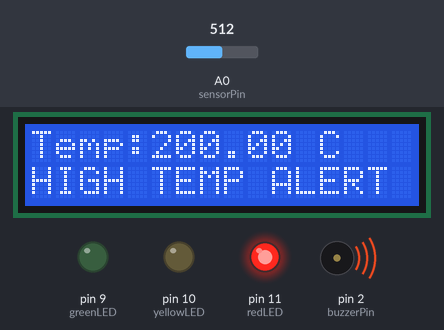
Recording of a sketch running on a simulated Arduino Uno, built with avr-gcc and run on an emulated ATmega328P. Parts: 16×2 character LCD, output pins drawn as LEDs (lit = HIGH), buzzer (waves = sounding). Inputs (shaded band) come from the test bench; at power-on: A0 (sensorPin) = 512. What the sketch prints to the serial monitor is not drawn.

Above: at 1.2 s.
1.3 s: A0 (sensorPin) set to 182
At 2.7 s:
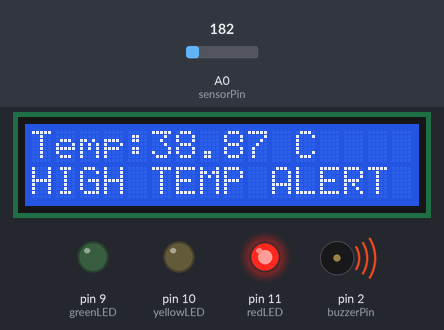
3.0 s: A0 (sensorPin) set to 167
At 3.6 s:
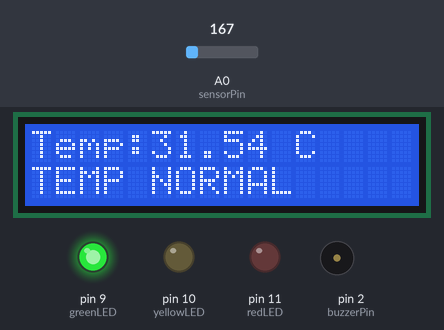
4.6 s: A0 (sensorPin) set to 128
At 5.5 s:
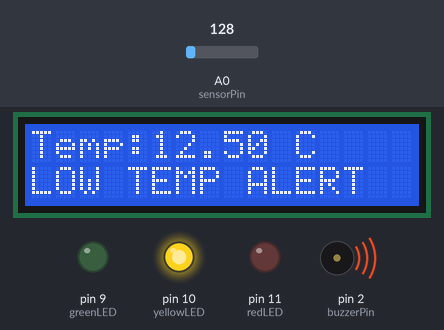
6.1 s: A0 (sensorPin) set to 122
At 7.3 s:
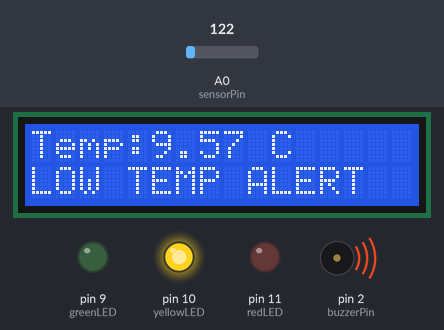
Timing chart, 0 to 9.1 s (numbered marks = the images above; inputs shaded):
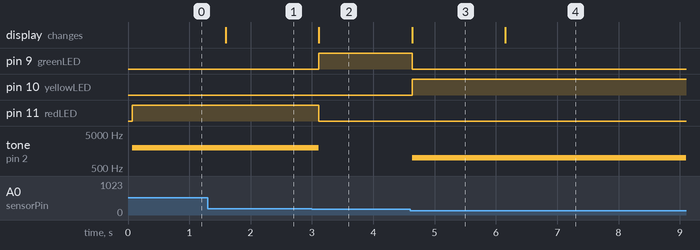

Measured:
- the behaviour switches between 175 and 174 on A0 (sensorPin) (found by bisection; images 1 and 2)
- the behaviour switches between 144 and 143 on A0 (sensorPin) (found by bisection; images 2 and 3)
- after the input at 1.3 s, the display: changes after 0.29 s (image 1)
- after the input at 3.0 s, pin 9 (greenLED): LOW → HIGH after 0.11 s; pin 11 (redLED): HIGH → LOW after 0.11 s; tone on pin 2 (buzzerPin): 2000 Hz → silent after 0.11 s; the display: changes after 0.11 s (image 2)
- after the input at 4.6 s, pin 9 (greenLED): HIGH → LOW at once; pin 10 (yellowLED): LOW → HIGH at once; tone on pin 2 (buzzerPin): silent → 1000 Hz at once; the display: changes at once (image 3)
- after the input at 6.1 s, the display: changes after 0.05 s (image 4)

The sketch:

temp_monitoring_system.ino
```cpp
// C++ code
//
#include <LiquidCrystal.h>

LiquidCrystal lcd(8,7,6,5,4,3);

int sensorPin = A0;
int buzzerPin = 2;

int greenLED = 9;
int yellowLED = 10;
int redLED = 11;

float lowThreshold = 20.0;
float highThreshold = 35.0;

void setup()
{
  Serial.begin(9600);
  lcd.begin(16,2);

  pinMode(buzzerPin, OUTPUT);

  pinMode(greenLED, OUTPUT);
  pinMode(yellowLED, OUTPUT);
  pinMode(redLED, OUTPUT);
}

void loop()
{
  int reading = analogRead(sensorPin);

  float voltage = reading * 5.0 / 1024.0;
  float temperatureC = (voltage - 0.5) * 100.0;

  Serial.print("Temperature: ");
  Serial.println(temperatureC);

  lcd.clear();

  lcd.setCursor(0,0);
  lcd.print("Temp:");
  lcd.print(temperatureC);
  lcd.print(" C");

  if (temperatureC < lowThreshold)
  {
    lcd.setCursor(0,1);
    lcd.print("LOW TEMP ALERT");

    digitalWrite(yellowLED, HIGH);
    digitalWrite(greenLED, LOW);
    digitalWrite(redLED, LOW);

    tone(buzzerPin, 1000);
  }
  else if (temperatureC > highThreshold)
  {
    lcd.setCursor(0,1);
    lcd.print("HIGH TEMP ALERT");

    digitalWrite(redLED, HIGH);
    digitalWrite(greenLED, LOW);
    digitalWrite(yellowLED, LOW);

    tone(buzzerPin, 2000);
  }
  else
  {
    lcd.setCursor(0,1);
    lcd.print("TEMP NORMAL");

    digitalWrite(greenLED, HIGH);
    digitalWrite(yellowLED, LOW);
    digitalWrite(redLED, LOW);

    noTone(buzzerPin);
  }

  delay(500);
}
```
